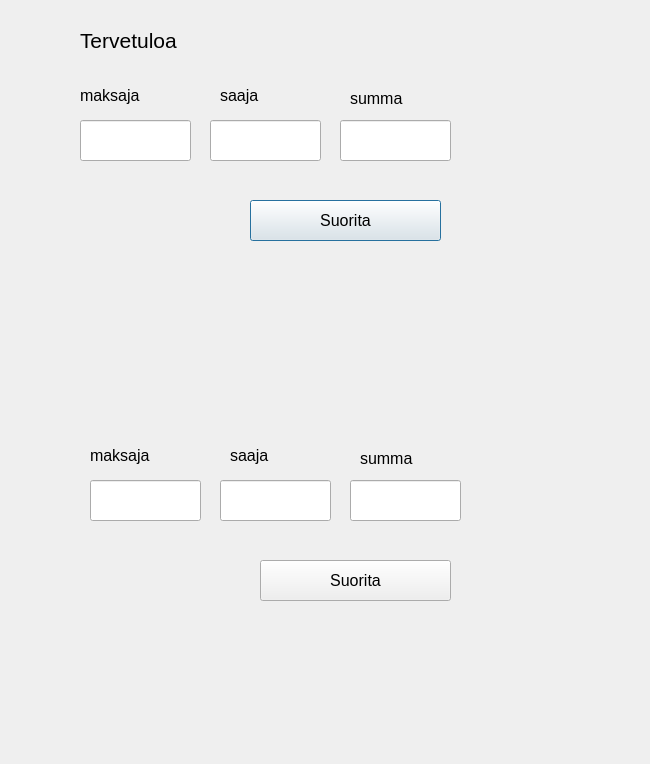
<?xml version="1.0" encoding="UTF-8"?>
<ui version="4.0">
 <class>Tilisiirto</class>
 <widget class="QDialog" name="Tilisiirto">
  <property name="geometry">
   <rect>
    <x>0</x>
    <y>0</y>
    <width>650</width>
    <height>764</height>
   </rect>
  </property>
  <property name="windowTitle">
   <string>Dialog</string>
  </property>
  <widget class="QLabel" name="label">
   <property name="geometry">
    <rect>
     <x>80</x>
     <y>20</y>
     <width>231</width>
     <height>41</height>
    </rect>
   </property>
   <property name="font">
    <font>
     <pointsize>16</pointsize>
    </font>
   </property>
   <property name="text">
    <string>&lt;html&gt;&lt;head/&gt;&lt;body&gt;&lt;p&gt;Tervetuloa&lt;/p&gt;&lt;/body&gt;&lt;/html&gt;</string>
   </property>
  </widget>
  <widget class="QLineEdit" name="leDebitMaksaja">
   <property name="geometry">
    <rect>
     <x>80</x>
     <y>120</y>
     <width>111</width>
     <height>41</height>
    </rect>
   </property>
   <property name="font">
    <font>
     <pointsize>12</pointsize>
    </font>
   </property>
  </widget>
  <widget class="QLineEdit" name="leDebitSaaja">
   <property name="geometry">
    <rect>
     <x>210</x>
     <y>120</y>
     <width>111</width>
     <height>41</height>
    </rect>
   </property>
   <property name="font">
    <font>
     <pointsize>12</pointsize>
    </font>
   </property>
  </widget>
  <widget class="QLineEdit" name="leDebitSumma">
   <property name="geometry">
    <rect>
     <x>340</x>
     <y>120</y>
     <width>111</width>
     <height>41</height>
    </rect>
   </property>
   <property name="font">
    <font>
     <pointsize>12</pointsize>
    </font>
   </property>
  </widget>
  <widget class="QLabel" name="label_2">
   <property name="geometry">
    <rect>
     <x>80</x>
     <y>80</y>
     <width>91</width>
     <height>31</height>
    </rect>
   </property>
   <property name="font">
    <font>
     <pointsize>12</pointsize>
    </font>
   </property>
   <property name="text">
    <string>maksaja</string>
   </property>
  </widget>
  <widget class="QLabel" name="label_3">
   <property name="geometry">
    <rect>
     <x>220</x>
     <y>80</y>
     <width>71</width>
     <height>31</height>
    </rect>
   </property>
   <property name="font">
    <font>
     <pointsize>12</pointsize>
    </font>
   </property>
   <property name="text">
    <string>saaja</string>
   </property>
  </widget>
  <widget class="QLabel" name="label_4">
   <property name="geometry">
    <rect>
     <x>350</x>
     <y>90</y>
     <width>71</width>
     <height>16</height>
    </rect>
   </property>
   <property name="font">
    <font>
     <pointsize>12</pointsize>
    </font>
   </property>
   <property name="text">
    <string>summa</string>
   </property>
  </widget>
  <widget class="QPushButton" name="btnDebit">
   <property name="geometry">
    <rect>
     <x>250</x>
     <y>200</y>
     <width>191</width>
     <height>41</height>
    </rect>
   </property>
   <property name="font">
    <font>
     <pointsize>12</pointsize>
    </font>
   </property>
   <property name="text">
    <string>Suorita</string>
   </property>
  </widget>
  <widget class="QLineEdit" name="leCreditSaaja">
   <property name="geometry">
    <rect>
     <x>220</x>
     <y>480</y>
     <width>111</width>
     <height>41</height>
    </rect>
   </property>
   <property name="font">
    <font>
     <pointsize>12</pointsize>
    </font>
   </property>
  </widget>
  <widget class="QLineEdit" name="leCreditSumma">
   <property name="geometry">
    <rect>
     <x>350</x>
     <y>480</y>
     <width>111</width>
     <height>41</height>
    </rect>
   </property>
   <property name="font">
    <font>
     <pointsize>12</pointsize>
    </font>
   </property>
  </widget>
  <widget class="QLabel" name="label_5">
   <property name="geometry">
    <rect>
     <x>90</x>
     <y>440</y>
     <width>91</width>
     <height>31</height>
    </rect>
   </property>
   <property name="font">
    <font>
     <pointsize>12</pointsize>
    </font>
   </property>
   <property name="text">
    <string>maksaja</string>
   </property>
  </widget>
  <widget class="QLabel" name="label_6">
   <property name="geometry">
    <rect>
     <x>360</x>
     <y>450</y>
     <width>71</width>
     <height>16</height>
    </rect>
   </property>
   <property name="font">
    <font>
     <pointsize>12</pointsize>
    </font>
   </property>
   <property name="text">
    <string>summa</string>
   </property>
  </widget>
  <widget class="QLineEdit" name="leCreditMaksaja">
   <property name="geometry">
    <rect>
     <x>90</x>
     <y>480</y>
     <width>111</width>
     <height>41</height>
    </rect>
   </property>
   <property name="font">
    <font>
     <pointsize>12</pointsize>
    </font>
   </property>
  </widget>
  <widget class="QPushButton" name="btnCredit">
   <property name="geometry">
    <rect>
     <x>260</x>
     <y>560</y>
     <width>191</width>
     <height>41</height>
    </rect>
   </property>
   <property name="font">
    <font>
     <pointsize>12</pointsize>
    </font>
   </property>
   <property name="text">
    <string>Suorita</string>
   </property>
  </widget>
  <widget class="QLabel" name="label_7">
   <property name="geometry">
    <rect>
     <x>230</x>
     <y>440</y>
     <width>71</width>
     <height>31</height>
    </rect>
   </property>
   <property name="font">
    <font>
     <pointsize>12</pointsize>
    </font>
   </property>
   <property name="text">
    <string>saaja</string>
   </property>
  </widget>
  <widget class="QLabel" name="labelDebitInfo">
   <property name="geometry">
    <rect>
     <x>110</x>
     <y>280</y>
     <width>381</width>
     <height>41</height>
    </rect>
   </property>
   <property name="font">
    <font>
     <pointsize>12</pointsize>
    </font>
   </property>
   <property name="text">
    <string/>
   </property>
  </widget>
 </widget>
 <resources/>
 <connections/>
</ui>
